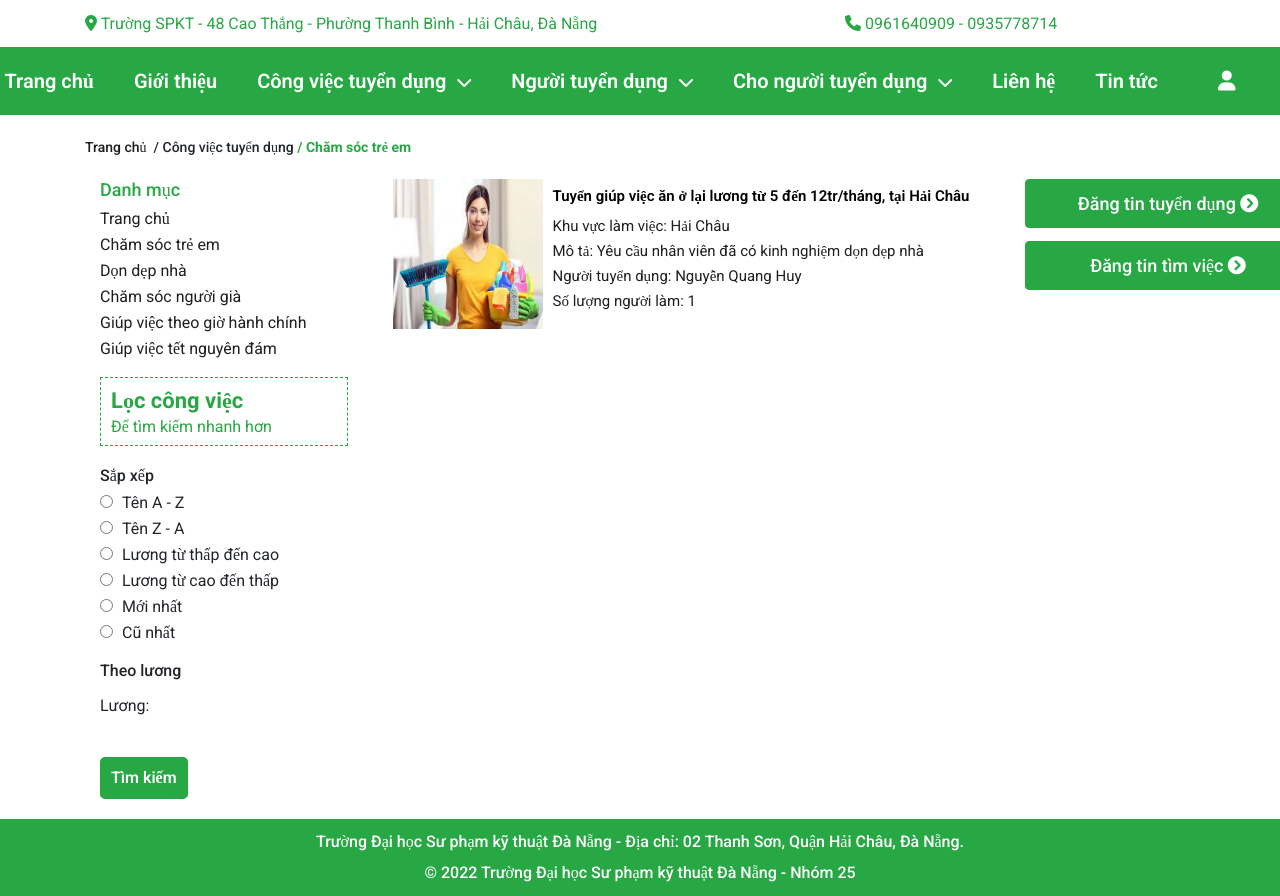
Screenshot of /?act=detailwork&xuli=listcategory&id=1 (signed in) with the database file from the repository.
### tables this page shows
CREATE TABLE `congviec` (
  `maCV` int(11) NOT NULL,
  `maTK` int(11) NOT NULL,
  `maDMCV` int(11) NOT NULL,
  `tenCV` varchar(255) NOT NULL,
  `khuVuc` int(11) NOT NULL,
  `soLuong` int(11) NOT NULL,
  `trinhDoHV` varchar(255) NOT NULL,
  `gioiTinhYC` varchar(10) NOT NULL,
  `chucVu` varchar(255) NOT NULL,
  `luong` int(11) NOT NULL,
  `diaChi` varchar(255) NOT NULL,
  `time` varchar(255) NOT NULL,
  `moTa` varchar(255) NOT NULL,
  `tinhTrang` int(11) NOT NULL,
  `tinhTrangDaUT` int(11) NOT NULL,
  `thoiGianDang` varchar(255) NOT NULL
);

CREATE TABLE `danhmuccv` (
  `maDMCV` int(11) NOT NULL,
  `tenDM` varchar(255) NOT NULL,
  `hinhAnh` varchar(255) NOT NULL
);

CREATE TABLE `hinhanhcv` (
  `maHA` int(11) NOT NULL,
  `maCV` int(11) NOT NULL,
  `tenHinh` varchar(255) NOT NULL,
  `hinhAnhCV` varchar(255) NOT NULL
);

CREATE TABLE `quanhuyen` (
  `idQuan` int(11) NOT NULL,
  `tenQuan` varchar(255) NOT NULL
);

CREATE TABLE `taikhoan` (
  `maTK` int(10) NOT NULL,
  `maQuyen` int(11) NOT NULL,
  `taiKhoan` varchar(50) NOT NULL,
  `matKhau` varchar(50) NOT NULL,
  `hoTen` varchar(255) NOT NULL,
  `gioiTinh` varchar(10) NOT NULL,
  `ngaySinh` varchar(50) NOT NULL,
  `CMND` varchar(20) NOT NULL,
  `SDT` int(11) NOT NULL,
  `email` varchar(255) NOT NULL,
  `diaChi` varchar(255) NOT NULL,
  `hinhAnh` varchar(255) NOT NULL,
  `trangThai` int(11) NOT NULL,
  `thoiGian` varchar(255) NOT NULL
);

### Controllers/DetailWorkController.php (called while the page is built, shortened)
<?php
    require_once("./Models/recruiterModel.php");
    class DetailWorkController{
        var $work_model;
        public function __construct()
        {
             $this->work_model = new recruiterModel();
        }
        public function listcategory()
        {
            $data_work = $this->work_model->congvieccg($_GET['id']);
            require_once("Views/index.php");
        }
    }
?>

### Models/connection.php (called while the page is built, shortened)
<?php
    class connection{
        function __construct()
        {
            $severname ="localhost";
            $username ="root";
            $password ="root";
            $db_name ="gtngv";
            $this->conn = new mysqli($severname,$username,$password,$db_name);
        }
    }

### Models/model.php (called while the page is built, shortened)
<?php
    require_once("connection.php");
    class model
    {
        function __construct()
        {
            $conn_obj = new connection();
            $this->conn = $conn_obj->conn;
        }
    }
?>

### Models/recruiterModel.php (called while the page is built, shortened)
<?php
    require_once("model.php");
    class recruiterModel extends model
    {
        function congvieccg($idCV){
            $query = "SELECT * from congviec,hinhanhcv,danhmuccv,quanhuyen,taikhoan WHERE taikhoan.maTK=congviec.maTK and quanhuyen.idQuan=congviec.khuVuc AND congviec.maCV=hinhanhcv.maCV AND danhmuccv.maDMCV = congviec.maDMCV AND congviec.maDMCV=$idCV AND tinhTrang=1 GROUP BY congviec.maCV;";
            require("result.php");
            return $data;
        }
    }

### Models/result.php (called while the page is built)
<?php
    $result = $this->conn->query($query);
    $data = array();
    while ($row = $result->fetch_assoc()) {
        $data[] = $row;
    }
?>

### Views/detailwork/categorywork.php (the view, shortened to what this page needs)
<section id="main">
    <div class="container">
        <div class="break-crumb">
            <div class="break-crumb__head">
                <div class="home">
                    <a href="#">
                        <span>Trang chủ</span>
                    </a>
                        <span class="mr_lr">&nbsp;/ Công việc tuyển dụng&nbsp;</span>
                </div>
                <div>
                    <?php if(count($data_work)!=0) {?>
                    <strong>
                        <span id="danhmuc">/ <?= $data_work[0]['tenDM'] ?></span>
                    </strong>
                    <?php } ?>
                </div>
            </div>
        </div>
        <div class="product__content">
            <div class="container">
                <div class="row">
                    <div class="nav-left col-lg-3">
                        <div class="nav-left__category">
                            <h1 style="color: var(--cl-primary);">Danh mục</h1>
                            <ul class="nav-left-category__list">
                                <li class="category__item"><a href="?act=home">Trang chủ</a> </li>
                                <li class="category__item"><a href="?act=detailwork&xuli=listcategory&id=1">Chăm sóc trẻ em</a></li>
                                <li class="category__item"><a href="?act=detailwork&xuli=listcategory&id=2">Dọn dẹp nhà</a></li>
                                <li class="category__item"><a href="?act=detailwork&xuli=listcategory&id=3">Chăm sóc người già</a></li>
                                <li class="category__item"><a href="?act=detailwork&xuli=listcategory&id=4">Giúp việc theo giờ hành chính</a></li>
                                <li class="category__item"><a href="?act=detailwork&xuli=listcategory&id=5">Giúp việc tết nguyên đám</a></li>
                            </ul>
                        </div>
                        <div class="nav-left__filter-product">
                            <div class="nav-left__filter-head">
                                <h2>Lọc công việc</h2>
                                <span>Để tìm kiếm nhanh hơn</span>
                            </div>
                            <div class="filter-product__collocation">
                                <h1>Sắp xếp</h1>
                                <ul class="filter-product__collocation">
                                    <li class="filter-collocation__item">
                                        <input type ="radio" name ="radio" class="input-filter__radio" value="asc" id="asc" onclick="filterProduct('asc','tenCV', '<?php echo $cate?>')">
                                        <label for="asc">Tên A - Z</label><br></li>
                                    <li class="filter-collocation__item">
                                        <input type ="radio" name ="radio" class="input-filter__radio" value="desc" id="desc" onclick="filterProduct('desc','tenCV','<?php echo $cate?>')">
                                        <label for="desc">Tên Z - A</label><br></li>
                                    <li class="filter-collocation__item">
                                        <input type ="radio" name ="radio" class="input-filter__radio" value="price-asc" id="price_asc" onclick="filterProduct('asc','luong','<?php echo $cate?>')">
                                        <label for="price_asc">Lương từ thấp đến cao</label><br></li>
                                    <li class="filter-collocation__item">
                                        <input type ="radio" name ="radio" class="input-filter__radio" value="price-desc" id="price_desc" onclick="filterProduct('desc','luong','<?php echo $cate?>')">
                                        <label for="price_desc">Lương từ cao đến thấp</label><br></li>
                                    <li class="filter-collocation__item">
                                        <input type ="radio" name ="radio" class="input-filter__radio" value="news" id="news" onclick="filterProduct('desc','thoiGianDang','<?php echo $cate?>')">
                                        <label for="news">Mới nhất</label><br></li>
                                    <li class="filter-collocation__item">
                                        <input type ="radio" name ="radio" id="old" class="input-filter__radio" value="old" onclick="filterProduct('Asc','thoiGianDang','<?php echo $cate?>')">
                                        <label for="old">Cũ nhất</label><br></li>
                                </ul>
                            </div>
                        </div>
                        <div class="nav-left__filter-product">
                            <div class="filter-product__price">
                                <h1>Theo lương</h1>
                                <label style="padding: 15px 0;"><span>Lương: </span>
                                <input type="text" id="amount" readonly  style="border: none;"/></label>
                                <div id="slider-range"></div></br>
                                <button type="submit" class="btn btn-search-product">Tìm kiếm</button>
                            </div>
                        </div>
                    </div>
                    <div class="product-list col-lg-7" >
                        <div class="container">
                            <?php
                            for ($i = 0; $i < (count($data_work)); $i++) {
                            ?>
                            <div class="work_new_content">
                                <a href="?act=detailwork&cv=<?=$data_work[$i]['maCV']?>" style="display: block;">
                                    <div style="display: flex;">
                                        <div class="work_new_content_img">
                                            <img style="width:150px;height:150px;" src="./Publics/images/<?php echo $data_work[$i]['tenHinh'] ?>" alt="">
                                        </div>
                                        <div class="work_new_content_right">
                                            <p class="work_new_name"><?= $data_work[$i]['tenCV'] ?></p>
                                            <p class="work_new_detail">Khu vực làm việc: <?= $data_work[$i]['tenQuan'] ?></p>
                                            <p class="work_new_detail">Mô tả: <?= $data_work[$i]['moTa'] ?></p>
                                            <p class="work_new_detail">Người tuyển dụng: <?= $data_work[$i]['hoTen'] ?></p>
                                            <p class="work_new_detail">Số lượng người làm: <?= $data_work[$i]['soLuong'] ?></p>
                                        </div>
                                    </div>
                                </a>
                            </div>
                            <?php } ?>
                        </div>
                    </div>
                    <div class="col col-lg-2" style="visibility: visible; -webkit-animation-name: fadeInDown; animation-name: fadeInDown;">
                        <p class="link-btn big-a">
                            <a href="" class="btn btn-success">Đăng tin tuyển dụng
                                <i class="fa fa-chevron-circle-right"></i>
                            </a>
                        </p>
                        <p class="link-btn big-a">
                            <a href="" class="btn btn-success">Đăng tin tìm việc
                                <i class="fa fa-chevron-circle-right"></i>
                            </a>
                        </p>
                    </div>
                </div>
            </div>
        </div>
    </div>
</section>

### Publics/css/style.css (style rules this page uses)
:root { --cl-backad:#f7f8fb; --cl-textad :#858796; --cl-green: #4eb92d; --cl-red: #ed1b36; --cl-orange: #f1975f; --cl-text: #686868; --cl-title: #1e1e1e; --cl-primary: #28a745; --cl-textprimary: #28a745; }
body { box-sizing: border-box; overflow-x: hidden; font-family: 'Roboto', 'sans-serif'; display: table; }
html { font-size: 62.5%; line-height: 1.6; height: 100%; }
a { color: #1e1e1e; }
html, body { width: 100%; height: 100%; }
#main { height: 70%; }

### Publics/css/main.css (style rules this page uses)
.big-a { margin: 0 0 13px; }
.big-a > a { font-size: 18px; padding: 10px 14px 10px 15px; font-weight: 500; }
.work_new_content { display: flex; font-size: 15px; width: 100%; margin-bottom: 20px; }
.work_new_content { display: flex; }
.work_new_content_img img { width: 100px; height: 100px; }
.work_new_content_right { margin-left: 10px; margin-top: 10px; text-align: left; }
.work_new_name { color: black; font-weight: 600; margin-bottom: 15px; display: block; }
.work_new_detail { padding-bottom: 10px; }

### Publics/css/login.css (style rules this page uses)
.break-crumb__head { font-size: 14px; line-height: 24px; font-weight: 500; display: flex; margin-bottom: 12px; }
.break-crumb__head strong span { color :var(--cl-primary); }
div#slider-range { width: 90%; height: 10px; }

### Publics/css/detailhelp.css (style rules this page uses)
.btn-success { width: 285px; background-color: var(--cl-primary); }

### Publics/css/work.css (style rules this page uses)
.product-list { margin-bottom: 40px; }
.product__content { margin-top: 20px; }
.nav-left__category h1 { font-size: 18px; }
.category__item { position: relative; font-size: 16px; margin: 10px 0px 10px; }
.nav-left__filter-product { margin: 20px 0; }
.filter-collocation__item input { margin-right: 5px; }
.filter-origin__item ,.filter-price__item , .filter-collocation__item, .filter-category__item { margin: 10px 0; }
div#slider-range { width: 90%; height: 10px; }
.btn-search-product { padding: 8px 10px; background: var(--cl-primary); border-radius: 5px; color: #fff; font-size: 16px; font-weight: 600; }
.nav-left__filter-head { padding: 10px; border: dashed 1px var(--cl-primary); margin-bottom: 20px; color: var(--cl-primary); }
.nav-left__filter-head h2 { font-size: 22px; font-weight: 700; padding-bottom: 5px; }

### rows the page displays
congviec: danhmuccv.tenDM "Chăm sóc trẻ em", hinhanhcv.tenHinh (picture), tenCV "Tuyển giúp việc ăn ở lại lương từ 5 đến 12tr/tháng, tại Hải Châu", quanhuyen.tenQuan "Hải Châu", moTa "Yêu cầu nhân viên đã có kinh nghiệm dọn dẹp nhà", taikhoan.hoTen "Nguyễn Quang Huy", soLuong "1"
